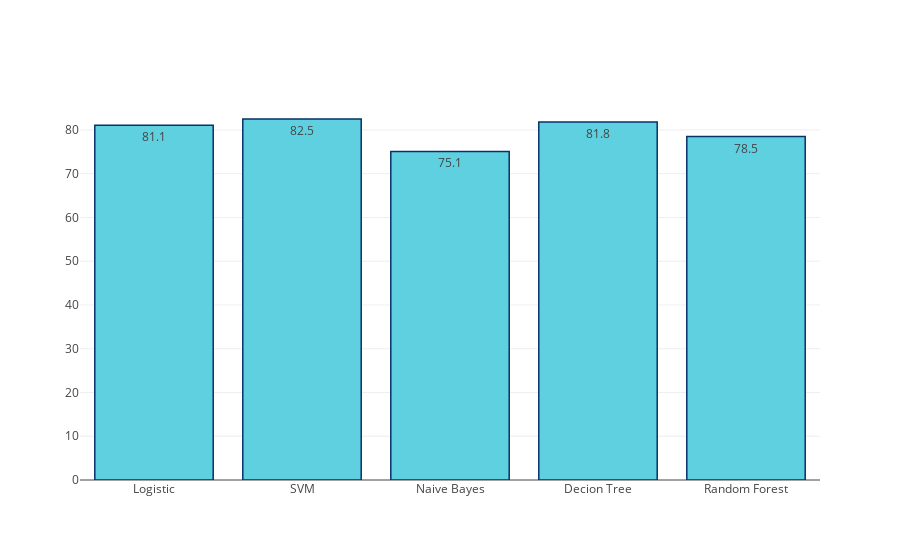

This figure's notebook cell:
### Code cell
# Plot bar comparison of cross validation accuracy
data = [go.Bar(
            x=['Logistic', 'SVM', 'Naive Bayes', 'Decion Tree', 'Random Forest'],
            y= accuracy_cv,
            text=accuracy_cv,
            textposition = 'auto',
    marker=dict(
                color='rgb(95,208,224)',
                line=dict(
                color='rgb(8,48,107)',
                width=1.5
                )
    )
    )]
iplot(data, filename='basic-bar')

### Figure 1 — Plotly figure (JSON) as saved in the notebook; plotly's stock layout.template omitted (floating-point values rounded to 4 significant figures)
{"data": [{"marker": {"color": "rgb(95,208,224)", "line": {"color": "rgb(8,48,107)", "width": 1.5}}, "text": ["81.1", "82.5", "75.1", "81.8", "78.5"], "textposition": "auto", "type": "bar", "uid": "d76963ab-1cb7-4c82-b2d2-177d79085431", "x": ["Logistic", "SVM", "Naive Bayes", "Decion Tree", "Random Forest"], "y": ["81.1", "82.5", "75.1", "81.8", "78.5"]}], "layout": {}}
